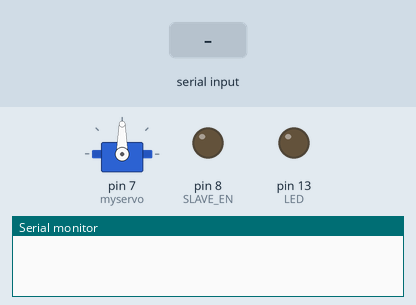
Bench run of a sketch on a simulated Arduino Uno, built with avr-gcc and run on an emulated ATmega328P. Shown: servo, output pins drawn as LEDs (lit = HIGH), the last lines printed to the serial monitor. The test bench sets the inputs (shaded band).

Above: at 1.2 s.
1.3 s: "90,45\n" received over Serial
At 2.1 s:
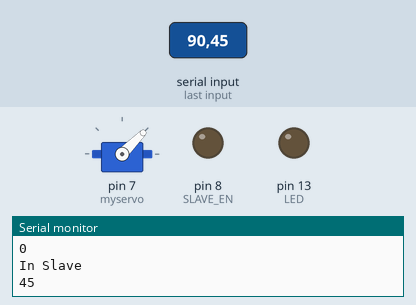
At 3.0 s:
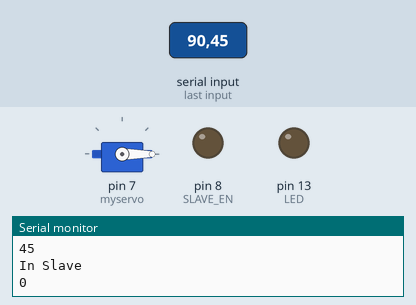
3.8 s: "30,150\n" received over Serial
At 4.6 s:
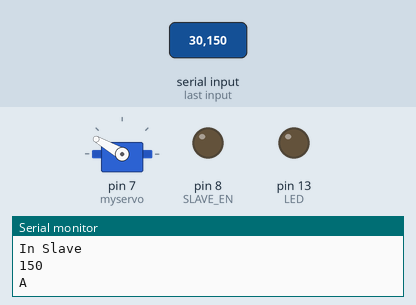
Timing chart, 0 to 6.8 s (numbered marks = the images above; inputs shaded):
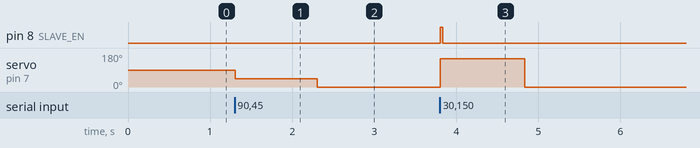

The sketch:

Slave.ino
```cpp
#include <Servo.h> //include servo library
Servo myservo; // create servo object

#define LED       13
#define SLAVE_EN  8

void setup() {
  pinMode(LED , OUTPUT);                        // Declare LED pin as output
  pinMode(SLAVE_EN , OUTPUT);                   // Declare Enable pin as output
  Serial.begin(9600);                           // set serial communication baudrate
  myservo.attach(7);
  digitalWrite(SLAVE_EN , LOW);                 // Make Enable pin low
                                                // Receiving mode ON
}

// //###Blink LED###
//void loop() {
//  while(Serial.available())                     // If serial data is available then enter into while loop
//  {
//    if(Serial.read() == 'A')                    // if available data is A
//    {
//      digitalWrite(LED , !digitalRead(LED));    // LED Blink
//    }
//  }
//}

////###Read from potentiometer###
//void loop() {
//  if(Serial.available())                     // If serial data is available then enter into while loop
//  {
//    if(Serial.read())
//    {
//      int sensorValue = Serial.parseInt ();
//      Serial.println("In Slave");
//      Serial.println(sensorValue);
//    }
//  }
//}

////###control 1 servo###
//void loop() {
//  if(Serial.available())                     // If serial data is available then enter into while loop
//  {
//    if(Serial.read())
//    {
//      int map_servo_Slave = Serial.parseInt ();
//      Serial.println("In Slave");
//      Serial.println(map_servo_Slave);
//      myservo.write(map_servo_Slave);
//    }
//  }
//}

//######
void loop() {
  if(Serial.available())                     // If serial data is available then enter into while loop
  {
    if(Serial.read())
    {
      int map_servo_Slave = Serial.parseInt ();
      Serial.println("In Slave");
      Serial.println(map_servo_Slave);
      myservo.write(map_servo_Slave);
      if(map_servo_Slave > 90){
        digitalWrite(SLAVE_EN , HIGH);
        delay(5);
        Serial.println("A");
        Serial.flush();
        digitalWrite(SLAVE_EN , LOW);
      }
    }
  }
}
```

Measured:
- after the input at 1.3 s, servo on pin 7 (myservo): 90° → 45° at once, → 0° 1.0 s later
- after the input at 3.8 s, pin 8 (SLAVE_EN): LOW → HIGH at once, → LOW 0.03 s later; servo on pin 7 (myservo): 0° → 150° at once, → 0° 1.0 s later
